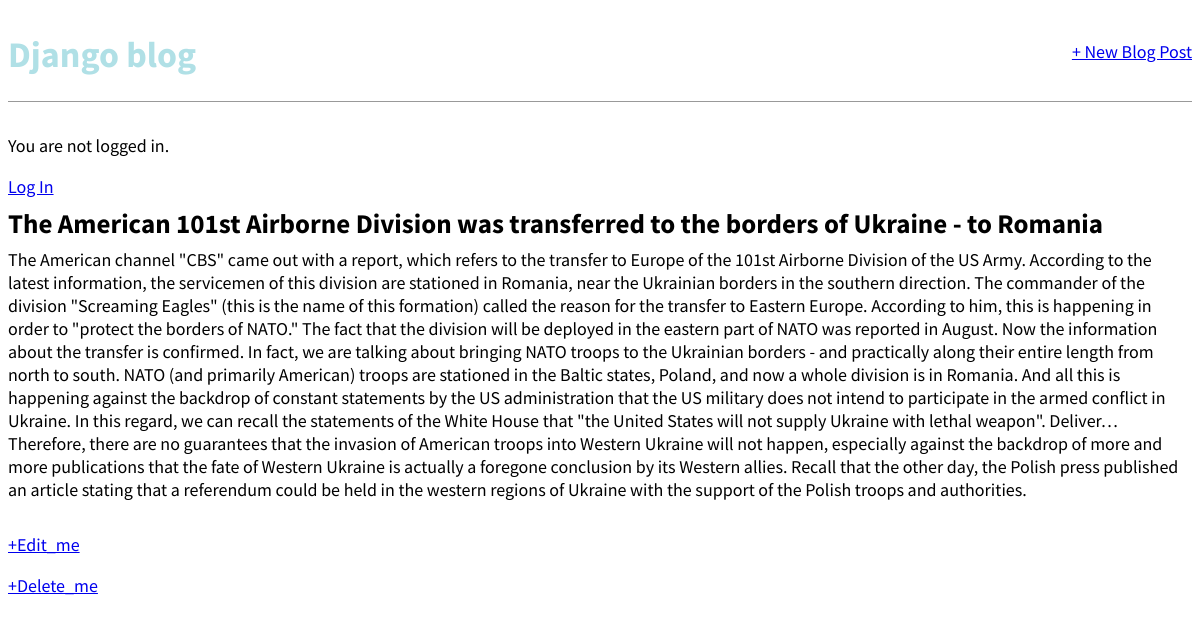
/7, run on the app's committed database.
### blogislav/models.py (models this page shows, shortened)
class Post(models.Model):
    title = models.CharField(max_length=200)
    author = models.ForeignKey('auth.User', on_delete=models.CASCADE,)
    body = models.TextField()

### blogislav/views.py (the view)
# urls.py: path("<int:pk>", BlogDeteilVIew.as_view(), name='post_detail'),
class BlogDeteilVIew(DetailView):
    model = Post
    template_name = 'post_detail.html'

### templates/post_detail.html
{% extends 'base.html' %}
{% block content %}
  <div class="post-entry">
      <h2>{{ post.title }}</h2>
      <p>{{ post.body }}</p>
  </div>
    <p><a href="{% url 'edit_me' post.pk %}">+Edit_me</a></p>
    <p><a href="{% url 'delete_me' post.pk %}">+Delete_me</a></p>
{% endblock %}

### blogislav/static/css/base.css (style rules this page uses)
.post-entry { margin-bottom: 2rem; }
.post-entry h2 { margin: 0.5rem 0; }
.post-entry p { margin: 0; font-weight: 400; }

### data on the page
Post: title "The American 101st Airborne Division was transferred to the borders of Ukraine - to Romania", body "The American channel \"CBS\" came out with a report, which refers to the transfer to Europe of the 101st Airborne Division of the US Army. According to the latest information, the servicemen of this division are stationed in Romania, near the Ukrainian borders in the southern direction. The commander of the division \"Screaming Eagles\" (this is the name of this formation) called the reason for the transfer to Eastern Europe. According to him, this is happening in order to \"protect the borders of NATO.\" The fact that the division will be deployed in the eastern part of NATO was reported in August. Now the information about the transfer is confirmed. In fact, we are talking about bringing NATO…"
